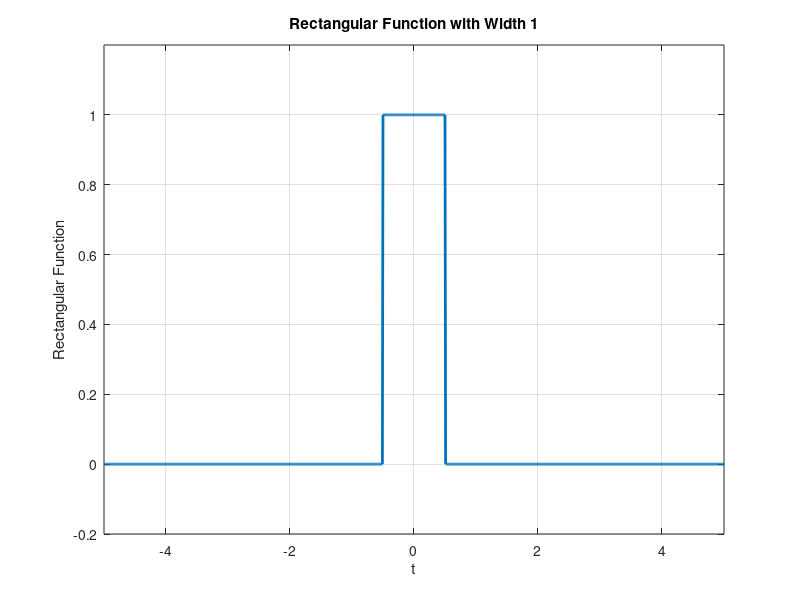

MATLAB code for this plot: (Note: this script raises an error after producing the figure.)
% Define parameters
t = -5:0.01:5; % Define t-axis values
xt = zeros(size(t)); % Initialize xt values

% Set the range where the rectangle is 1
idx = (t >= -0.5) & (t <= 0.5);
xt(idx) = 1;

% Plot the rectangular function
plot(t, xt, 'LineWidth', 2);
xlabel('t');
ylabel('Rectangular Function');
title('Rectangular Function with Width 1');
axis([-5 5 -0.2 1.2]);
grid on;

% Define the period T of the signal
T = t(end)-t(1);  % Total duration where the function is considered (the rect spans less than this)

% Apply the Fourier Transform
[f, xf, W] = ftr(xt, t, T);

% Plot the magnitude of the Fourier transform
figure;
plot(f, abs(xf));
title('Magnitude of the Fourier Transform of the Rectangular Function');
xlabel('Frequency (f)');
ylabel('|X(f)|');
grid on;


% Reconstruct the signal
[t_rec, xt_rec, T_rec] = iftr(xf, f, W);

% Plot the reconstructed signal
figure;
plot(t_rec, xt_rec, 'LineWidth', 2);
xlabel('Time (t)');
ylabel('Reconstructed Rectangular Function');
title('Reconstructed Signal from its Fourier Transform');
axis([-5 5 -0.2 1.2]);
grid on;